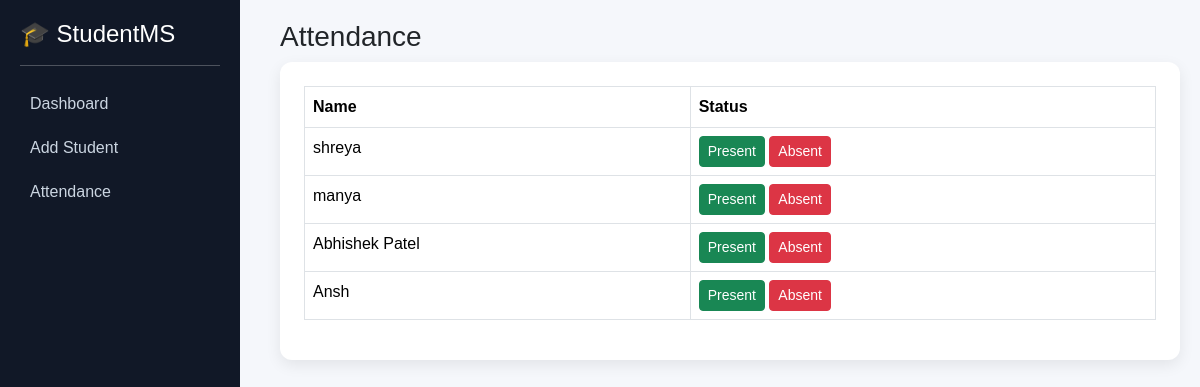
The page /attendance/ (signed in) on the database as committed earlier.
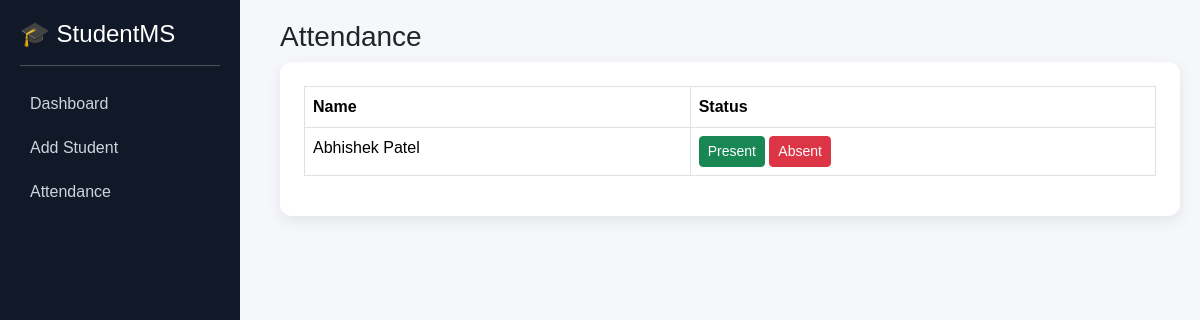
The same page on the database as committed later.
### students/models.py (models this page shows, shortened)
class Student(models.Model):
    name = models.CharField(max_length=100)
    email = models.EmailField()
    phone = models.IntegerField()
    course = models.CharField(max_length=100)
    age = models.IntegerField()
    photo = models.ImageField(
    upload_to='students/',
    blank=True,
    null=True
)

### students/views.py (the view)
# urls.py: path('attendance/', views.attendance_page),
@login_required
def attendance_page(request):
    students = Student.objects.all()
    return render(request, 'students/attendance.html', {
        'students': students
    })

### students/templates/students/attendance.html
{% extends 'students/base.html' %}
{% block content %}
<h3>Attendance</h3>
<div class="card card-box p-4">
<table class="table table-bordered">
<tr>
    <th>Name</th>
    <th>Status</th>
</tr>
{% for student in students %}
<tr>
    <td>{{ student.name }}</td>
    <td>
        <a href="/mark-attendance/{{ student.id }}/Present"
           class="btn btn-success btn-sm">
           Present
        </a>
        <a href="/mark-attendance/{{ student.id }}/Absent"
           class="btn btn-danger btn-sm">
           Absent
        </a>
    </td>
</tr>
{% endfor %}
</table>
</div>
{% endblock %}

Rows that differ between the two databases and show on the page:
removed Student: name "shreya"
removed Student: name "manya"
removed Student: name "Ansh"
